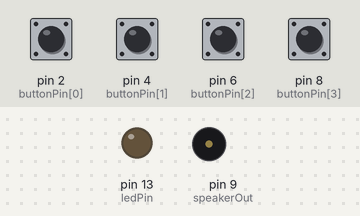
The sketch below on a simulated Arduino Uno, built with avr-gcc and run on an emulated ATmega328P. Shown: output pins drawn as LEDs (lit = HIGH), buzzer (waves = sounding). The inputs (shaded band) are chosen by the test bench; at power-on: pin 2 (buttonPin[0]), pin 4 (buttonPin[1]), pin 6 (buttonPin[2]), pin 8 (buttonPin[3]) LOW.

Above: at 1.2 s.
1.3 s: pin 2 (buttonPin[0]) pulled HIGH for 0.15 s
At 1.43 s:
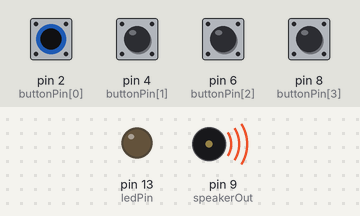
Timing chart, 0 to 4.3 s (numbered marks = the images above; inputs shaded):
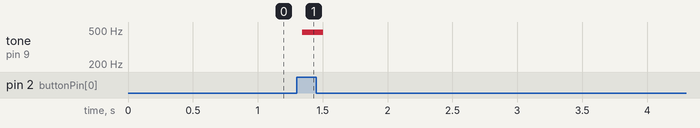

Measured:
- after the input at 1.3 s, tone on pin 9 (speakerOut): silent → 471 Hz at once, → silent 0.16 s later

The sketch:

piano.ino
```cpp
int buttonPin[4] = {2,4,6,8};


const int ledPin =  13;
int speakerOut = 9;
int fre[4] = {2093,2349,2637,2794};


int buttonState = 0;
void setup()
{
  pinMode(ledPin, OUTPUT);

  for(int i=0 ; i<4 ; i++)
  {
    pinMode(buttonPin[i], INPUT);
  }


  pinMode(speakerOut, OUTPUT);
}

void loop()
{

  for(int i=0 ; i<4 ; i++)
  {
    buttonState = digitalRead(buttonPin[i]);

    if (buttonState == HIGH)
    {

      digitalWrite(speakerOut,HIGH);
      delayMicroseconds(fre[i] / 2);
      digitalWrite(speakerOut, LOW);
      delayMicroseconds(fre[i] / 2);

    }
  }


}
```
